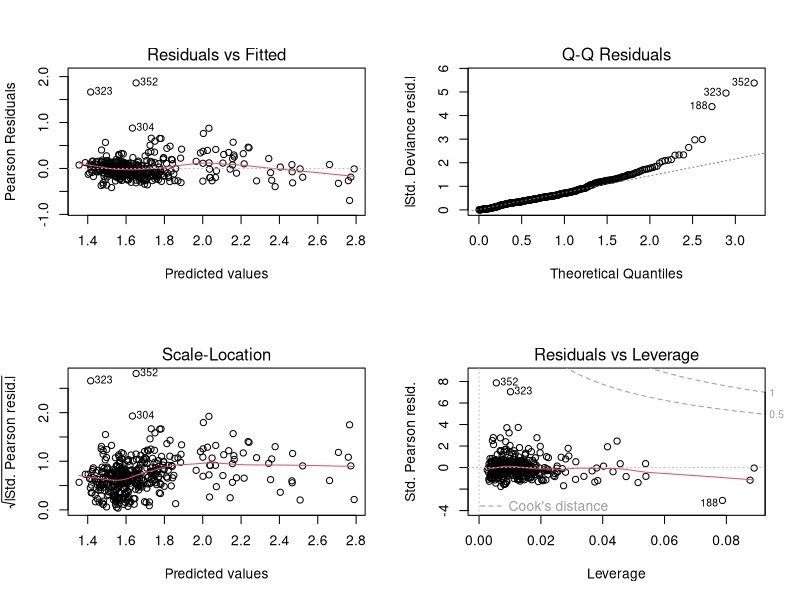

Recreate this plot in R.
#################################################################
# GAMMA - GLM
#################################################################
library(dplyr)
library(caret)

set.seed(123)

data <- read.csv("Data/data_encoded.csv", header = TRUE)
data <- data %>% select(-{'X'})

i <- createDataPartition(data$GHB, p = 0.8, list = FALSE)
# to check performance of GLM
train <- data[i, ]
test <- data[-i, ]
link_fun <-"log"

#################################################################
# Full data GLM performance
#################################################################
glmFull <- glm(GHB ~ .,data = data, family = Gamma(link = link_fun))
pred <- predict(glmFull, newdata = test, type = "response")

# Decision based on 
mse <- mean((pred - test$GHB)^2)
AIC_value <- AIC(glmFull)
BIC_value <- BIC(glmFull)

#################################################################
# 1. Coefficient Magnitude
#################################################################

coefficients <- coef(glmFull)
coefficients <- coefficients[-1] # exclude the intercept 
top5_magnitude <- names(head(sort(abs(coefficients), decreasing = TRUE), 5))
top5_magnitude <- c(top5_magnitude, "GHB")
train_coef <- train[top5_magnitude]
test_coef <- test[top5_magnitude]

glmCoef <-  glm(GHB ~ .,data = train_coef, family = Gamma(link = link_fun))
predCoef <- predict(glmCoef, newdata = test_coef, type = "response")
mseCoef <- mean((predCoef - test_coef$GHB)^2)
AIC_value_coef <- AIC(glmCoef)
BIC_value_coef <- BIC(glmCoef)

#################################################################
# 2. P-values
#################################################################

p_values <- summary(glmFull)$coefficients[, 4]
p_values <- p_values[-1]
top5_p_values <- names(head(sort(p_values), 5))
top5_p_values <- c(top5_p_values, "GHB")
train_p_values <- train[top5_p_values]
test_p_values <- test[top5_p_values]

glmPvalue <-  glm(GHB ~ .,data = train_p_values, family = Gamma(link = link_fun))
predPvalue <- predict(glmPvalue, newdata = test_p_values, type = "response")
# Results:
msePvalue <- mean((predPvalue - test_p_values$GHB)^2)
AIC_value_Pvalue <- AIC(glmPvalue)
BIC_value_Pvalue <- BIC(glmPvalue)

#################################################################
# 3. Confidence Intervals
#################################################################

conf_intervals <- confint(glmFull)
lower_limits <- conf_intervals[, 1]
upper_limits <- conf_intervals[, 2]
lower_limits <- lower_limits[-1]
upper_limits <- upper_limits[-1]

significant_variables <- names(which(lower_limits * upper_limits > 0))
significant_variables <- c(significant_variables, "GHB")
train_significant <- train[significant_variables]
test_significant <- test[significant_variables]

glmConf <-  glm(GHB ~ .,data = train_significant, family = Gamma(link = link_fun))
predConf <- predict(glmConf, newdata = test_significant, type = "response")
# Results:
mseConf <- mean((predConf - test_significant$GHB)^2)
AIC_value_Conf <- AIC(glmConf)
BIC_value_Conf <- BIC(glmConf)

#################################################################
# 4. Deviance & Chi-squared tests
#################################################################

chi2_test_results <- anova(glmFull, test = "Chi")
deviance_chi_sq <- data.frame(
  Variable = rownames(chi2_test_results),
  Deviance = chi2_test_results[, "Deviance"]
)
top5_deviance <- deviance_chi_sq[-1, ] %>% arrange(Deviance) %>% head(5) 
top5_deviance <- c(top5_deviance$Variable, "GHB")
train_chi2 <- train[top5_deviance]
test_chi2 <- test[top5_deviance]

glm_chi2 <- glm(GHB ~ ., data = train_chi2, family = Gamma(link = link_fun))
pred_chi2 <- predict(glm_chi2, newdata = test_chi2, type = "response")
# Results:
mse_chi2 <- mean((pred_chi2 - test_chi2$GHB)^2)
AIC_chi2 <- AIC(glm_chi2)
BIC_chi2 <- BIC(glm_chi2)

#################################################################
# EDA based
#################################################################

eda_col <- c("CHOL", "SGLU", "AGE", "W", "GHB")
train_eda <- train[eda_col]
test_eda <- test[eda_col]

glm_reduce <- glm(GHB ~ CHOL + SGLU + AGE + W, data = train_eda, family = Gamma(link = link_fun))
pred_eda <- predict(glm_reduce, newdata = test_eda, type = "response")
# Results:
mse_eda <- mean((pred_eda - test_eda$GHB)^2)
AIC_eda <- AIC(glm_reduce)
BIC_eda <- BIC(glm_reduce)

#############################################################################################
#############################################################################################

# Create a data frame to store the results
results_df <- data.frame(
  Importance_Method = c("Full Model", "Coefficient Magnitude", "P-values", "Confidence Intervals", "Deviance/Chi-squared", "EDA"),
  MSE = numeric(6),
  AIC = numeric(6),
  BIC = numeric(6)
)

# Full Model results
results_df[1, "MSE"] <- mse
results_df[1, "AIC"] <- AIC_value
results_df[1, "BIC"] <- BIC_value

# Coefficient Magnitude results
results_df[2, "MSE"] <- mseCoef
results_df[2, "AIC"] <- AIC_value_coef
results_df[2, "BIC"] <- BIC_value_coef

# P-values results
results_df[3, "MSE"] <- msePvalue
results_df[3, "AIC"] <- AIC_value_Pvalue
results_df[3, "BIC"] <- BIC_value_Pvalue

# Confidence Intervals results
results_df[4, "MSE"] <- mseConf
results_df[4, "AIC"] <- AIC_value_Conf
results_df[4, "BIC"] <- BIC_value_Conf

# Deviance/Chi-squared results
results_df[5, "MSE"] <- mse_chi2
results_df[5, "AIC"] <- AIC_chi2
results_df[5, "BIC"] <- BIC_chi2

# EDA
results_df[6, "MSE"] <- mse_eda
results_df[6, "AIC"] <- AIC_eda
results_df[6, "BIC"] <- BIC_eda

# Print the results data frame
print(results_df)

# Define which model you want to use in next steps
data_new <- data[eda_col]
model <- glm(GHB ~ CHOL + SGLU + AGE + W, data = data_new, family = Gamma(link = link_fun))

summary(model)

par(mfrow = c(2, 2))
plot(model, which = 1)  # Residuals vs. Fitted values
plot(model, which = 2)  # Normal Q-Q plot of residuals
plot(model, which = 3)  # Scale-Location plot
plot(model, which = 5)  # Cook's distance plot

cooksd <- cooks.distance(model)
influential_observations <- which(cooksd > 0.05)
influential_rows <- data[influential_observations, ]
print(influential_rows)

#################################
# Distribution check
#################################

gamma_values <- model$fitted.values
df_gamma <- data.frame(x = gamma_values)

# Create a data frame for data$GHB
df_data <- data.frame(x = data_new$GHB)

# Plot histogram with data_new$GHB overlay
gghistplot <- ggplot() +
  geom_density(data = df_gamma, aes(x = x, y = stat(density), fill = "Fitted model distribution"), alpha = 0.7) +
  geom_histogram(data = df_data, aes(x = x, y = stat(density), fill = "Data histogram"), alpha = 0.7, binwidth = 0.5) +
  labs(title = "", x = "GHB", y = "Relative frequency") +
  scale_fill_manual(values = c("Fitted model distribution" = "cadetblue", "Data histogram" = "darkorange"), guide = guide_legend(title = "")) +
  theme(legend.position = "bottom") 

##################################
# Saving final data
##################################
write.csv(data_new, "Data/data_final.csv", row.names = TRUE)
